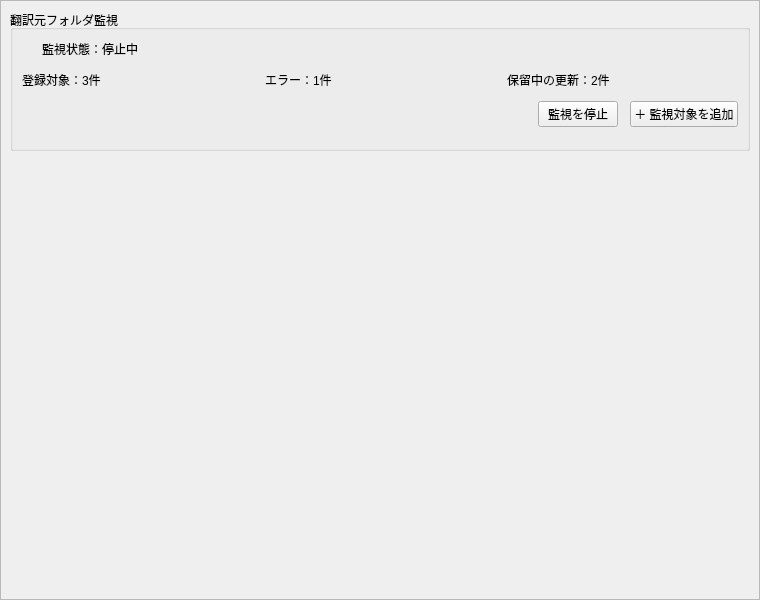
<?xml version="1.0" encoding="UTF-8"?>
<ui version="4.0">
 <class>SettingsSourceWatchPage</class>
 <widget class="QScrollArea" name="SettingsSourceWatchPage">
  <property name="geometry"><rect><x>0</x><y>0</y><width>760</width><height>600</height></rect></property>
  <property name="widgetResizable"><bool>true</bool></property>
  <widget class="QWidget" name="sourceWatchSettingsContents">
   <layout class="QVBoxLayout" name="layoutSourceWatchSettings">
    <property name="spacing"><number>16</number></property>
    <item>
     <widget class="QGroupBox" name="groupSourceWatchDashboard">
      <property name="title"><string>翻訳元フォルダ監視</string></property>
      <layout class="QVBoxLayout" name="layoutSourceWatchDashboard">
       <property name="spacing"><number>12</number></property>
       <item><layout class="QHBoxLayout" name="layoutSourceWatchStatus">
        <property name="spacing"><number>6</number></property>
        <item><widget class="QLabel" name="labelSourceWatchIndicator"><property name="minimumSize"><size><width>14</width><height>14</height></size></property><property name="maximumSize"><size><width>14</width><height>14</height></size></property><property name="text"><string/></property><property name="alignment"><set>Qt::AlignCenter</set></property><property name="watchState" stdset="0"><string>stopped</string></property></widget></item>
        <item><widget class="QLabel" name="labelSourceWatchStatus"><property name="text"><string>監視状態：停止中</string></property><property name="wordWrap"><bool>true</bool></property></widget></item>
        <item><spacer name="spacerSourceWatchStatus"><property name="orientation"><enum>Qt::Horizontal</enum></property><property name="sizeHint"><size><width>20</width><height>20</height></size></property></spacer></item>
       </layout></item>
       <item><layout class="QHBoxLayout" name="layoutSourceWatchSummary">
        <item><widget class="QLabel" name="labelSourceWatchTargetCount"><property name="text"><string>登録対象：3件</string></property><property name="wordWrap"><bool>true</bool></property></widget></item>
        <item><widget class="QLabel" name="labelSourceWatchErrorCount"><property name="text"><string>エラー：1件</string></property><property name="wordWrap"><bool>true</bool></property></widget></item>
        <item><widget class="QLabel" name="labelSourceWatchPendingCount"><property name="text"><string>保留中の更新：2件</string></property><property name="wordWrap"><bool>true</bool></property></widget></item>
       </layout></item>
       <item><layout class="QHBoxLayout" name="layoutSourceWatchActions">
        <item><spacer name="spacerSourceWatchActions"><property name="orientation"><enum>Qt::Horizontal</enum></property><property name="sizeHint"><size><width>20</width><height>20</height></size></property></spacer></item>
        <item><widget class="QPushButton" name="buttonSourceWatchToggle"><property name="text"><string>監視を停止</string></property></widget></item>
        <item><widget class="QPushButton" name="buttonSourceWatchAdd"><property name="text"><string>＋ 監視対象を追加</string></property></widget></item>
       </layout></item>
       <item>
        <widget class="QWidget" name="widgetSourceWatchTargets">
         <layout class="QVBoxLayout" name="layoutSourceWatchTargets">
          <property name="leftMargin"><number>0</number></property>
          <property name="topMargin"><number>0</number></property>
          <property name="rightMargin"><number>0</number></property>
          <property name="bottomMargin"><number>0</number></property>
          <property name="spacing"><number>12</number></property>
         </layout>
        </widget>
       </item>
      </layout>
     </widget>
    </item>
    <item><spacer name="spacerSourceWatchSettingsBottom"><property name="orientation"><enum>Qt::Vertical</enum></property><property name="sizeHint"><size><width>20</width><height>20</height></size></property></spacer></item>
   </layout>
  </widget>
 </widget>
 <resources/>
 <connections/>
</ui>
